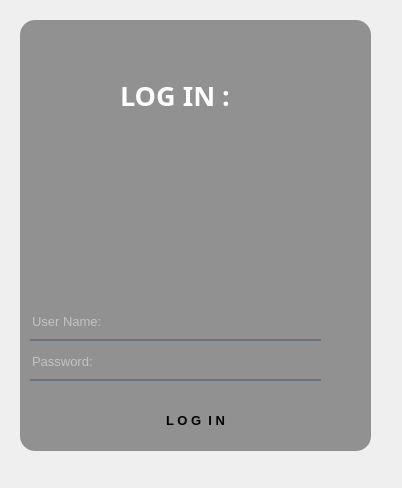
<?xml version="1.0" encoding="UTF-8"?>
<ui version="4.0">
 <class>inicio_de_sesion</class>
 <widget class="QMainWindow" name="inicio_de_sesion">
  <property name="geometry">
   <rect>
    <x>0</x>
    <y>0</y>
    <width>402</width>
    <height>488</height>
   </rect>
  </property>
  <property name="windowTitle">
   <string>MainWindow</string>
  </property>
  <property name="styleSheet">
   <string notr="true">border-radius:20px;
border-color: rgb(85, 170, 255);
</string>
  </property>
  <widget class="QWidget" name="centralwidget">
   <widget class="QWidget" name="widget" native="true">
    <property name="geometry">
     <rect>
      <x>0</x>
      <y>0</y>
      <width>391</width>
      <height>471</height>
     </rect>
    </property>
    <property name="styleSheet">
     <string notr="true">alternate-background-color: qlineargradient(spread:pad, x1:0, y1:0, x2:1, y2:0, stop:0 rgba(0, 0, 0, 255), stop:1 rgba(255, 255, 255, 255));
border-radius:20px;</string>
    </property>
    <widget class="QLabel" name="label_2">
     <property name="geometry">
      <rect>
       <x>20</x>
       <y>20</y>
       <width>351</width>
       <height>431</height>
      </rect>
     </property>
     <property name="styleSheet">
      <string notr="true">background-color: rgb(0,0,0,100);
border-radius:15px;
</string>
     </property>
     <property name="text">
      <string/>
     </property>
    </widget>
    <widget class="QLabel" name="label_3">
     <property name="geometry">
      <rect>
       <x>120</x>
       <y>60</y>
       <width>161</width>
       <height>71</height>
      </rect>
     </property>
     <property name="font">
      <font>
       <family>Mongolian Baiti</family>
       <pointsize>20</pointsize>
       <weight>75</weight>
       <bold>true</bold>
      </font>
     </property>
     <property name="styleSheet">
      <string notr="true">color: rgb(255, 255, 255);</string>
     </property>
     <property name="text">
      <string>LOG IN :</string>
     </property>
    </widget>
    <widget class="QLabel" name="label_4">
     <property name="geometry">
      <rect>
       <x>10</x>
       <y>10</y>
       <width>371</width>
       <height>451</height>
      </rect>
     </property>
     <property name="styleSheet">
      <string notr="true">border-image: url(:/i/Diseno-sin-titulo-9-1024x1024.jpg);
border-radius:20px;
</string>
     </property>
     <property name="text">
      <string/>
     </property>
    </widget>
    <widget class="QLineEdit" name="campo_password">
     <property name="geometry">
      <rect>
       <x>30</x>
       <y>350</y>
       <width>291</width>
       <height>31</height>
      </rect>
     </property>
     <property name="font">
      <font>
       <pointsize>10</pointsize>
      </font>
     </property>
     <property name="styleSheet">
      <string notr="true">background-color: rgb(0,0,0,0);
border:none;
border-bottom:2px solid rgb(105,118,132,255);
color:rgb(255,255,255,230);
padding-bottom:7px;
</string>
     </property>
     <property name="text">
      <string/>
     </property>
     <property name="echoMode">
      <enum>QLineEdit::Password</enum>
     </property>
     <property name="placeholderText">
      <string>Password: </string>
     </property>
    </widget>
    <widget class="QLineEdit" name="campo_usuario">
     <property name="geometry">
      <rect>
       <x>30</x>
       <y>310</y>
       <width>291</width>
       <height>31</height>
      </rect>
     </property>
     <property name="font">
      <font>
       <pointsize>10</pointsize>
      </font>
     </property>
     <property name="styleSheet">
      <string notr="true">background-color: rgb(0,0,0,0);
border:none;
border-bottom:2px solid rgb(105,118,132,255);
color:rgb(255,255,255,230);
padding-bottom:7px;
</string>
     </property>
     <property name="text">
      <string/>
     </property>
     <property name="placeholderText">
      <string>User Name: </string>
     </property>
    </widget>
    <widget class="QPushButton" name="login">
     <property name="geometry">
      <rect>
       <x>140</x>
       <y>400</y>
       <width>111</width>
       <height>41</height>
      </rect>
     </property>
     <property name="font">
      <font>
       <pointsize>10</pointsize>
       <weight>75</weight>
       <bold>true</bold>
      </font>
     </property>
     <property name="styleSheet">
      <string notr="true">QPushBottom#pushBottom{
	background-color: qradialgradient(spread:pad, cx:0.5, cy:0.5, radius:0.5, fx:0.5, fy:0.5, stop:0 rgba(20, 47, 78, 219), stop:0.35 rgba(255, 188, 188, 80), stop:0.4 rgba(255, 162, 162, 80), stop:0.425 rgba(255, 132, 132, 156), stop:0.44 rgba(252, 128, 128, 80), stop:1 rgba(255, 255, 255, 0));
	color:rgb(255,255,255,210);
	border-radius:5px;
}
QPushBottom#pushBottom:hover{
	background-color: qradialgradient(spread:pad, cx:0.5, cy:0.5, radius:0.5, fx:0.5, fy:0.5, stop:0 rgba(255, 235, 235, 206), stop:0.35 rgba(255, 188, 188, 80), stop:0.4 rgba(255, 162, 162, 80), stop:0.425 rgba(255, 132, 132, 156), stop:0.44 rgba(252, 128, 128, 80), stop:1 rgba(255, 255, 255, 0));
}

QPushBottom#pushBottom:pressed{
	padding-left:5px;
	padding-top:5px;
	background-color:(105,118,132,200);
}

</string>
     </property>
     <property name="text">
      <string>L O G  I N</string>
     </property>
    </widget>
    <zorder>label_4</zorder>
    <zorder>label_2</zorder>
    <zorder>label_3</zorder>
    <zorder>campo_usuario</zorder>
    <zorder>campo_password</zorder>
    <zorder>login</zorder>
   </widget>
  </widget>
  <widget class="QStatusBar" name="statusbar"/>
 </widget>
 <resources>
  <include location="../../Documents/universidad/informatica II/unidad 4/res.qrc"/>
 </resources>
 <connections/>
</ui>
